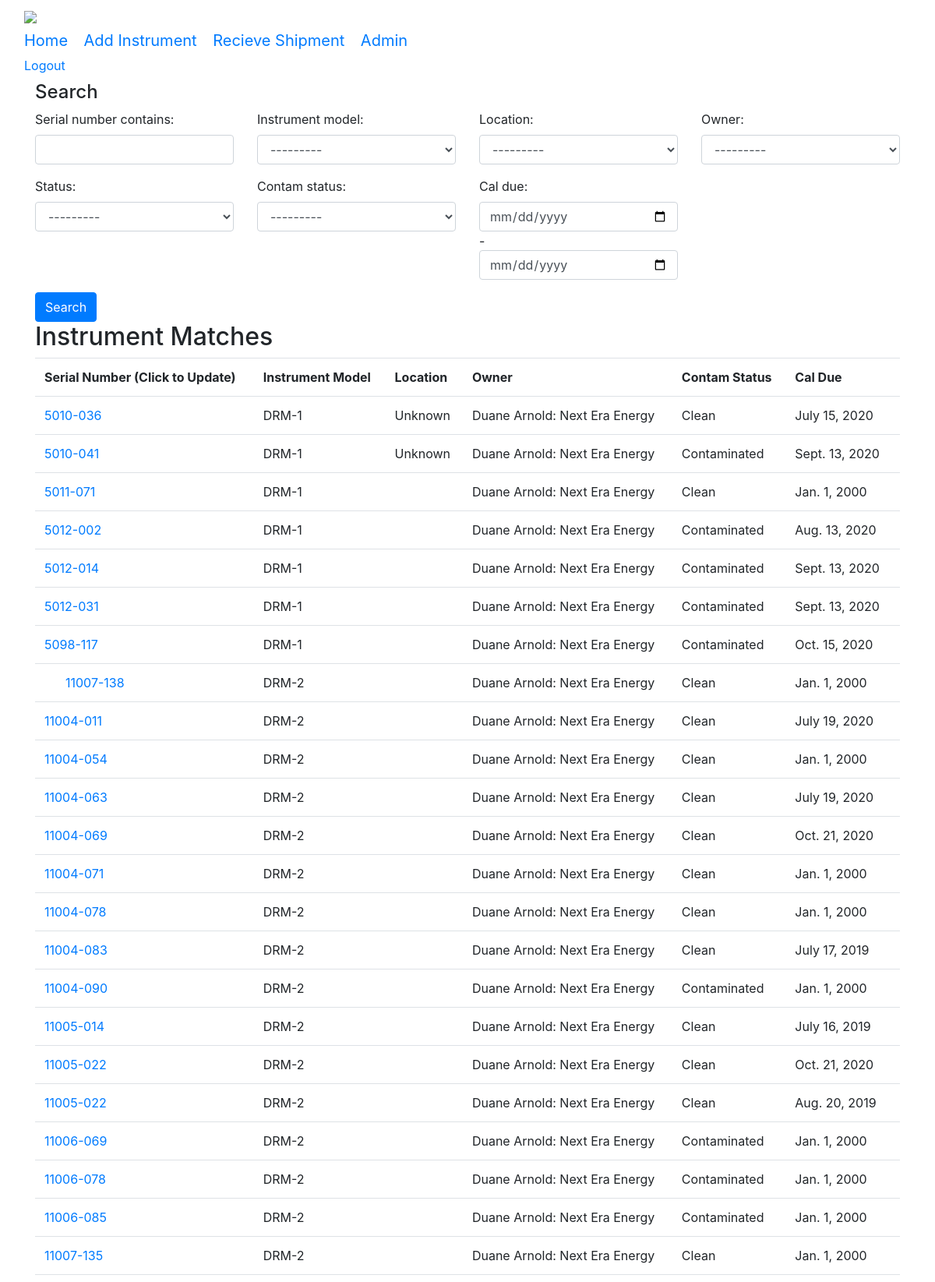
The app's page / (signed in, upper part) with its own data.
### instruments/models.py (models this page shows, shortened)
class Location(models.Model):
    location_id= models.AutoField(primary_key = True, editable = False)
    instrument_location = models.CharField(max_length = 64,blank=True, null=True)
    def __str__(self):
        return self.instrument_location
    class Meta:
        managed = True
        db_table = 'instrument_location'

class Status(models.Model):
    status_id= models.AutoField(primary_key = True, editable = False)
    instrument_status = models.CharField(max_length = 64,blank=True, null=True)
    def __str__(self):
        return self.instrument_status
    class Meta:
        managed = True
        db_table = 'instrument_status'

class ContamStatus(models.Model):
    contam_id =models.AutoField(primary_key = True, editable = False)
    contam_status = models.CharField(max_length = 64,blank=True, null=True)
    def __str__(self):
        return self.contam_status
    class Meta:
        managed = True
        db_table = 'contam_status'

class Instrument(models.Model):
    instrument_id = models.AutoField(primary_key=True, editable=False)
    serial_number = models.CharField(max_length=24)
    instrument_model = models.ForeignKey('InstrumentModels', models.DO_NOTHING, db_column= "instrument_model",blank=True, null=True)
    owner = models.ForeignKey('Customer', models.DO_NOTHING, db_column= "owner", blank=True, null=True)
    cal_due = models.DateField(auto_now=False, db_column = 'cal_due')
    notes = models.CharField(db_column = 'notes', max_length=512, blank= True, null = True)
    location = models.ForeignKey('Location', models.DO_NOTHING, db_column='location', blank= True, null = True)
    status = models.ForeignKey('Status', models.DO_NOTHING, db_column='status', blank= True, null = True)
    contam_status = models.ForeignKey('ContamStatus', models.DO_NOTHING, db_column= "contam_status",blank=True, null=True)
    slug = AutoSlugField(null=True, default=None, unique= True, populate_from= 'serial_number',max_length = 200)
    class Meta:
        managed = True
        db_table = 'instruments'

class InstrumentModels(models.Model):
    manufacturer = models.CharField(max_length=48)
    model = models.CharField(max_length=48)
    instrument_type= models.ForeignKey('InstrumentType',models.DO_NOTHING, db_column='instrument_type', blank=True, null=True)
    def __str__(self):
        return self.model
    class Meta:
        managed = True
        db_table = 'instrument_models'

class Customer(models.Model):
    customer_id = models.AutoField(primary_key=True, editable=False)
    company_name = models.CharField(max_length=64, blank=True, null=True)
    site_name = models.CharField(max_length=64, blank=True, null=True)
    def __str__(self):
        return "{}: {}".format(self.site_name, self.company_name)
    class Meta:
        managed = True
        db_table = 'customer'

### instruments/views.py (the view)
# urls.py: re_path(r'^$', vi.search),#Search.as_view()),
def search(request):
    instrument_list = Instrument.objects.all()
    instrument_filter = InstrumentFilter(request.GET, queryset= instrument_list)
    if not request.user.is_authenticated:
        return redirect('/login')
    return render(request,'instruments/search.html', {'filter': instrument_filter})

### fcf2/templates/instruments/search.html (shortened to what this page needs)
{% extends "../base.html" %}
{% block body_block %}
{%load widget_tweaks%}
  <form method="get">
    <div class="well">
      <h4 style="margin-top: 0">Search</h4>
      <div class="row">
        <div class="form-group col-sm-4 col-md-3">
          {{ filter.form.serial_number.label_tag }}
          {% render_field filter.form.serial_number class="form-control" %}
        </div>
        <div class="form-group col-sm-4 col-md-3">
          {{ filter.form.instrument_model.label_tag }}
          {% render_field filter.form.instrument_model class="form-control" %}
        </div>
        <div class="form-group col-sm-4 col-md-3">
            {{ filter.form.location.label_tag }}
            {% render_field filter.form.location class="form-control" %}
          </div>
        <div class="form-group col-sm-4 col-md-3">
          {{ filter.form.owner.label_tag }}
          {% render_field filter.form.owner class="form-control" %}
        </div>
      </div>
      <div class="row">
        <div class="form-group col-sm-4 col-md-3">
          {{ filter.form.status.label_tag }}
          {% render_field filter.form.status class="form-control" %}
        </div>
        <div class="form-group col-sm-4 col-md-3">
          {{ filter.form.contam_status.label_tag }}
          {% render_field filter.form.contam_status class="form-control" %}
        </div>
        <div class="form-group col-sm-8 col-md-3"default='Year(4 digit)-Month-Day'>
          {{ filter.form.cal_due.label_tag }}
          {%render_field filter.form.cal_due class="form-control"%}
        </div>
      </div>
      <button type="submit" class="btn btn-primary">
         Search
      </button>
    </div>
  </form>
  <h2>
  Instrument Matches
  </h2>
  <table class="table">
  <tr>
  <th>Serial Number (Click to Update)</th>
  <th>Instrument Model</th>
  <th>Location</th>
  <th>Owner</th>
  <th>Contam Status</th>
  <th>Cal Due</th>
  </tr>
  {% for file in filter.qs %}
    <tr>
    <td><a href="{%url 'update_detail' file.slug %}">  {{file.serial_number}}  </a></td>
    <td>{{ file.instrument_model}}</td>
    <td>{{ file.location}}</td>
    <td>{{ file.owner }}</td>
    <td>{{ file.contam_status }}</td>
    <td>{{file.cal_due}}</td>
    </tr>
  {% endfor %}
  </table>
{% endblock %}

### fcf2/templates/base.html (shortened to what this page needs)
<!doctype html>
<html lang="en">
  <head>
    <link rel="stylesheet" href="https://stackpath.bootstrapcdn.com/bootstrap/4.1.3/css/bootstrap.min.css">
  </head>
  <body>
  <nav class="navbar navbar-default navbar-static-top">
        <div class="container-fluid">
          <div class="navbar-header">
            <img src= https://encrypted-tbn0.gstatic.com/images?q=tbn:ANd9GcRdzedzrdE_32RzeLzG8fXoc8WmfIRKPiL2Aw&usqp=CAU height='80'>
              <div class="navbar-header">
            <a class="navbar-brand" color= 'red'href="/search">Home</a>
            <a class="navbar-brand" color= 'red'href="/add">Add Instrument</a>
            <a class="navbar-brand" color= 'red'href="/recieve">Recieve Shipment</a>
            <a class="navbar-brand" href="{% url 'admin:index' %}">Admin</a>
          </div>
          <div class='navbar-collapse' id='navbar_collapse_1'>
              <ul class='navbar-nav'>
                  <li><a class="navbar-signin" href="/logout">Logout</a></li>
                </ul>
          </div>
          </div>
        </div>
      </nav>
    <div class = "container">
        {% if user.is_authenticated %}
        {% block body_block%}
        {% endblock %}
        {% endif %}
    </div>
  </body>
</html>

### records on screen
Location: location "---------"
Status: status "---------"
ContamStatus: contam_status "---------"
Instrument: serial_number "5010-036", instrument_model "DRM-1", location "Unknown", owner "Duane Arnold: Next Era Energy", contam_status "Clean", cal_due "July 15, 2020"
Instrument: serial_number "5010-041", instrument_model "DRM-1", location "Unknown", owner "Duane Arnold: Next Era Energy", contam_status "Contaminated", cal_due "Sept. 13, 2020"
Instrument: serial_number "5011-071", instrument_model "DRM-1", owner "Duane Arnold: Next Era Energy", contam_status "Clean", cal_due "Jan. 1, 2000"
Instrument: serial_number "5012-002", instrument_model "DRM-1", owner "Duane Arnold: Next Era Energy", contam_status "Contaminated", cal_due "Aug. 13, 2020"
Instrument: serial_number "5012-014", instrument_model "DRM-1", owner "Duane Arnold: Next Era Energy", contam_status "Contaminated", cal_due "Sept. 13, 2020"
Instrument: serial_number "5012-031", instrument_model "DRM-1", owner "Duane Arnold: Next Era Energy", contam_status "Contaminated", cal_due "Sept. 13, 2020"
Instrument: serial_number "5098-117", instrument_model "DRM-1", owner "Duane Arnold: Next Era Energy", contam_status "Contaminated", cal_due "Oct. 15, 2020"
Instrument: serial_number "11007-138", instrument_model "DRM-2", owner "Duane Arnold: Next Era Energy", contam_status "Clean", cal_due "Jan. 1, 2000"
Instrument: serial_number "11004-011", instrument_model "DRM-2", owner "Duane Arnold: Next Era Energy", contam_status "Clean", cal_due "July 19, 2020"
Instrument: serial_number "11004-054", instrument_model "DRM-2", owner "Duane Arnold: Next Era Energy", contam_status "Clean", cal_due "Jan. 1, 2000"
Instrument: serial_number "11004-063", instrument_model "DRM-2", owner "Duane Arnold: Next Era Energy", contam_status "Clean", cal_due "July 19, 2020"
Instrument: serial_number "11004-069", instrument_model "DRM-2", owner "Duane Arnold: Next Era Energy", contam_status "Clean", cal_due "Oct. 21, 2020"
Instrument: serial_number "11004-071", instrument_model "DRM-2", owner "Duane Arnold: Next Era Energy", contam_status "Clean", cal_due "Jan. 1, 2000"
Instrument: serial_number "11004-078", instrument_model "DRM-2", owner "Duane Arnold: Next Era Energy", contam_status "Clean", cal_due "Jan. 1, 2000"
Instrument: serial_number "11004-083", instrument_model "DRM-2", owner "Duane Arnold: Next Era Energy", contam_status "Clean", cal_due "July 17, 2019"
Instrument: serial_number "11004-090", instrument_model "DRM-2", owner "Duane Arnold: Next Era Energy", contam_status "Contaminated", cal_due "Jan. 1, 2000"
Instrument: serial_number "11005-014", instrument_model "DRM-2", owner "Duane Arnold: Next Era Energy", contam_status "Clean", cal_due "July 16, 2019"
Instrument: serial_number "11005-022", instrument_model "DRM-2", owner "Duane Arnold: Next Era Energy", contam_status "Clean", cal_due "Oct. 21, 2020"
Instrument: serial_number "11005-022", instrument_model "DRM-2", owner "Duane Arnold: Next Era Energy", contam_status "Clean", cal_due "Aug. 20, 2019"
Instrument: serial_number "11006-069", instrument_model "DRM-2", owner "Duane Arnold: Next Era Energy", contam_status "Contaminated", cal_due "Jan. 1, 2000"
Instrument: serial_number "11006-078", instrument_model "DRM-2", owner "Duane Arnold: Next Era Energy", contam_status "Contaminated", cal_due "Jan. 1, 2000"
Instrument: serial_number "11006-085", instrument_model "DRM-2", owner "Duane Arnold: Next Era Energy", contam_status "Contaminated", cal_due "Jan. 1, 2000"
Instrument: serial_number "11007-135", instrument_model "DRM-2", owner "Duane Arnold: Next Era Energy", contam_status "Clean", cal_due "Jan. 1, 2000"

### other values on screen
{{ filter.form.serial_number.label_tag }} "Serial number contains:"
{{ filter.form.instrument_model.label_tag }} "Instrument model:"
{{ filter.form.location.label_tag }} "Location:"
{{ filter.form.owner.label_tag }} "Owner:"
{{ filter.form.status.label_tag }} "Status:"
{{ filter.form.contam_status.label_tag }} "Contam status:"
{{ filter.form.cal_due.label_tag }} "Cal due:"
